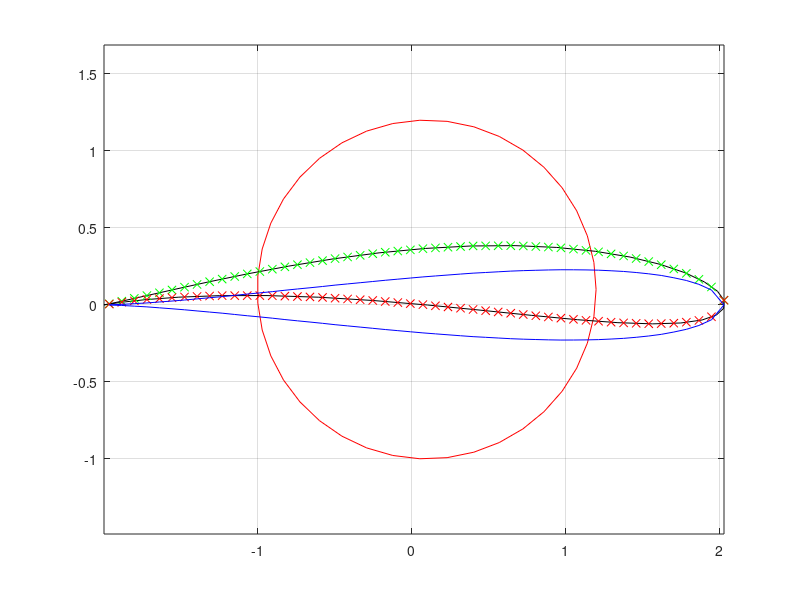

MATLAB code to generate this figure:
clear
clc
close all
% make the wing section
th = linspace(0, 2*pi, 40);
r = 1.1; g = .1;
cx = sqrt(r^2-g^2) - 1; cy = g;
x = r*cos(th) + cx;
y = r*sin(th) + cy;
plot( x, y,  'r' )
axis equal
grid on
hold on
z = complex(x, y);
w = z + 1./z;
x = real(w)
y = imag(w)
n = 50
xv = linspace(x(20), x(1), n)
yu = interp1(x(1:20), y(1:20), xv);
yl = interp1(x(21:40), y(21:40), xv);
dy = yu-yl;
yfu = dy/2
plot( x, y, 'k');
plot(xv, yu, 'gx')
plot(xv, yl, 'rx')
plot(xv, yfu, 'b')
plot(xv, -yfu, 'b')
